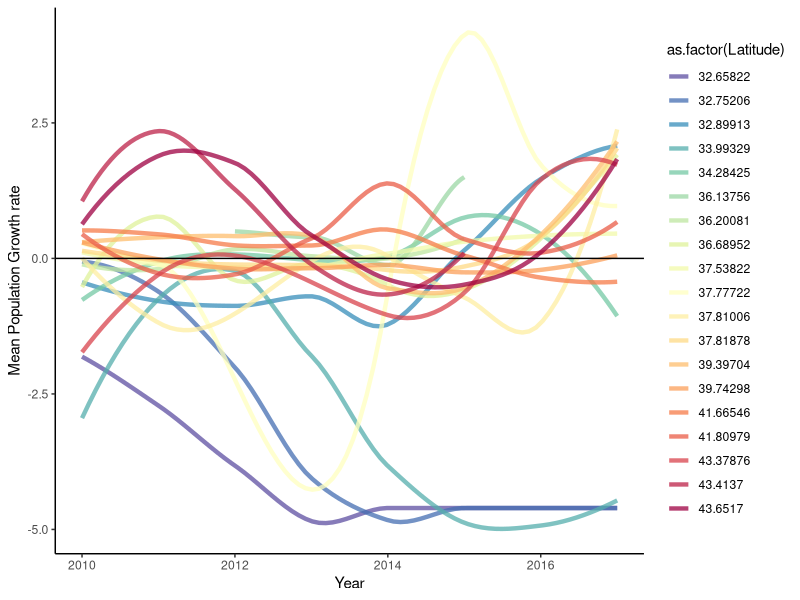

The R script that drew this image: (Note: this script raises an error after producing the figure.)
#### PROJECT: Evolutionary rescue of Mimulus cardinalis populations during extreme drought
#### PURPOSE OF THIS SCRIPT: Produce demography graphs for publication
#### AUTHOR: Amy Angert & Daniel Anstett
#### DATE LAST MODIFIED: 20251211


#*******************************************************************************
#### 0. Clean workspace and load required packages
#*******************************************************************************

# Remove objects and clear workspace
rm(list = ls(all=TRUE))

# Make vector of packages needed
packages_needed <- c("tidyverse", "RColorBrewer","cowplot")

# Install packages needed (if not already installed)
for (i in 1:length(packages_needed)){
  if(!(packages_needed[i] %in% installed.packages())){install.packages(packages_needed[i])}
}

# Load packages needed
for (i in 1:length(packages_needed)){
  library(packages_needed[i], character.only = TRUE)
}


#*******************************************************************************
### 1. Read in lambda estimates for each site and year 
#*******************************************************************************
dat <- read.csv("data/demography data/siteYear.lambda_2010-2019.csv") %>% 
  mutate(Site.Name=paste(Latitude, Site, sep="_")) %>% 
  mutate(r = log(lambda+0.01)) %>%  #add small value so lambdas=0 doesn't turn to NA)
  filter(Year!=2018) %>% 
  filter(Site!="Mill Creek")

# add color ramp column
color <- read_csv("data/genomic_data/pop_meta_data.csv") %>% 
  dplyr::select(Site, Lat.Color) %>% 
  unique()

dat <- left_join(dat, color)

dat_pre <- dat %>% filter(Year<2012)
dat_drought <- dat %>% filter(between(Year,2012,2014))
dat_recovery <- dat %>% filter(between(Year,2015,2017))
dat_post <- dat %>% filter(Year>2017)
dat_decline <- dat %>% filter(Year<2015)


#*******************************************************************************
### 1. Visualize estimates over time for all sites (Fig S1)
#*******************************************************************************



# Alternative depiction in same style as climate-year graphs
r_spag_plot<-ggplot() + 
  geom_line(stat="smooth",data=dat, aes(y=r, x=Year, group=Latitude, col=as.factor(Latitude)), alpha=0.75, linewidth = 1.5, se=FALSE) + 
  xlab("Year") + 
  ylab("Mean Population Growth rate") +
  geom_hline(yintercept=0) +
  theme_classic() +
  scale_x_continuous(breaks=c(2010,2012,2014,2016,2018))+
  scale_color_manual(values=rev(unique(dat$Lat.Color))) 
r_spag_plot
ggsave("Graphs/Demography/01_decline_recovery_spaghetti.pdf",width=6, height = 8, units = "in")

#*******************************************************************************
### 2. Visualize mean estimates over each period for all sites
#*******************************************************************************

r_means <- read.csv("data/demography data/siteYear.lambda_responses_2010-2019.csv") %>% 
  dplyr::select(Site,Paper_ID,Latitude,Longitude,Lat.Color,mean.r.pre,mean.r.drought,mean.r.recovery) %>%  
  arrange(Latitude)

r_se <- read.csv("data/demography data/siteYear.lambda_responses_2010-2019.csv") %>% 
  dplyr::select(Site,Paper_ID,Latitude,Longitude,Lat.Color,se.r.pre,se.r.drought,se.r.recovery) %>%  
  arrange(Latitude)

# pivot longer for plotting
r_means_long <- r_means %>% 
  pivot_longer(cols=mean.r.pre:mean.r.recovery, names_to="time", values_to="mean_r")
r_means_long$time <- gsub("mean.r.", "", r_means_long$time)

r_se_long <- r_se %>% 
  pivot_longer(cols=se.r.pre:se.r.recovery, names_to="time", values_to="se_r")
r_se_long$time <- gsub("se.r.", "", r_means_long$time)

r_long <- left_join(r_means_long, r_se_long) %>% 
  mutate(ymin=mean_r-se_r,
         ymax=mean_r+se_r)

# set level orders to reflect time
level_order_all = c("pre", "drought", "recovery")

# all three time periods (alternative Fig S1, option 1)
dodge <- position_dodge(width=0.2)


colours_in<-r_long %>% 
  dplyr::select(Latitude, Lat.Color) 

colours_in_to_plot<-unique(colours_in) #%>% filter(Lat.Color=="#FDB567") #remove this population because it doesn't have drought r value

#r_long_test<-r_long %>% filter(Lat.Color=="#FDB567")
ggplot(r_long, aes(x=factor(time, level=level_order_all), y=mean_r, group=Latitude, fill=as.factor(Latitude))) +
  facet_wrap(~Latitude, scale="free") +
  geom_line(aes(colour=as.factor(Latitude)), position=dodge, size=1.5) +
  geom_point(shape=21, size=3, position=dodge) +
  #geom_errorbar(aes(ymin=ymin, ymax=ymax, colour=as.factor(Latitude)), width=0.1, position=dodge) +
  scale_fill_manual(values=colours_in_to_plot$Lat.Color, 
                     labels = unique(r_long$Paper_ID) ) +
  scale_color_manual(values=colours_in_to_plot$Lat.Color, 
                    labels = unique(r_long$Paper_ID )) +
  #scale_color_manual(values=unique(r_long$Lat.Color), aesthetics=c("color", "fill")) +
  scale_y_continuous(name="Mean Population Growth Rate")+ 
  scale_x_discrete(name="Time Period", labels=c("Pre-drought", "Drought", "Recovery")) + 
  geom_hline(yintercept=0) +
  theme_classic() + theme(
    axis.text.x=element_text(size=16,face="bold"),
    axis.text.y=element_text(size=16,face="bold"),
    axis.title.x=element_text(color="black", size=20, vjust=0.5, face="bold"),
    axis.title.y=element_text(color="black", size=20,vjust=2, face="bold", hjust=0.5),
    strip.background=element_blank(), 
    strip.text.x=element_blank(),
    legend.text = element_text(size = 14),
    legend.key.size = unit(2, "lines"),
    legend.key.height = unit(1.6, "lines"), #Reduce height
    legend.title=element_blank())+
  guides(color = guide_legend(reverse = TRUE, override.aes = list(linetype = 0)),
    fill  = guide_legend(reverse = TRUE))
ggsave("Graphs/Demography/01b_decline_recovery_rmeans_faceted.pdf",width=8, height = 6.5, units = "in")

r_long <- r_long %>% mutate(time_num = ifelse(time=="pre", 1, ifelse(time=="drought", 2, 3)))

U_mod_raw_lin <- lm(mean_r ~ time_num, data=r_long)
U_mod_raw_quad <- lm(mean_r ~ poly(time_num,2), data=r_long)
AIC(U_mod_raw_lin, U_mod_raw_quad)

#Pre-drought to drought period
dodge <- position_dodge(width=0.2)
r_long_early <- r_long %>% filter(time!="recovery") %>% droplevels()
level_order_pre = c("pre", "drought")

colours_in<-r_long_early %>% 
  dplyr::select(Latitude, Lat.Color) 

colours_in_to_plot<-unique(colours_in) #%>% filter(Lat.Color!="#FDB567") #remove this population because it doesn't have drought r value


a <- ggplot(r_long_early, aes(x=factor(time, level=level_order_pre), y=mean_r, group=Latitude, fill=as.factor(Latitude))) +
  geom_point(shape=21, size=4, position=dodge) +
  geom_errorbar(aes(ymin=ymin, ymax=ymax, colour=as.factor(Latitude)), width=0.1, position=dodge) +
  geom_line(aes(colour=as.factor(Latitude)), position=dodge, size=1.5) +
  #scale_color_manual(values=colours_in_to_plot$Lat.Color, 
  #                   labels=round(colours_in_to_plot$Latitude,1),aesthetics=c("color", "fill")) +
  scale_fill_manual(values=colours_in_to_plot$Lat.Color, 
                    labels = unique(r_long_early$Paper_ID) ) +
  scale_color_manual(values=colours_in_to_plot$Lat.Color, 
                     labels = unique(r_long_early$Paper_ID )) +
  scale_y_continuous(name="Mean Population Growth Rate")+ 
  scale_x_discrete(name="Time Period", labels=c("Pre-drought", "Drought")) + 
  geom_hline(yintercept=0) +
  theme_classic() + theme(
    axis.text.x = element_text(size=16, face="bold"),
    axis.text.y = element_text(size=16, face="bold"),
    axis.title.x = element_text(color="black", size=24, vjust=0.5, face="bold"),
    axis.title.y = element_text(color="black", size=24,vjust=2, face="bold", hjust=0.5),
    strip.background=element_blank(), 
    strip.text.x=element_blank(),
    legend.title=element_blank())+
    guides(color = guide_legend(reverse = TRUE, override.aes = list(linetype = 0)),
       fill  = guide_legend(reverse = TRUE))
a
ggsave("Graphs/Demography/01c_decline.pdf",a, width=6, height = 8, units = "in")

#Drought to recovery period
r_long_late <- r_long %>% filter(time!="pre") %>% droplevels()
level_order_post = c("drought", "recovery")

colours_in<-r_long_late %>% 
  dplyr::select(Latitude, Lat.Color) 

colours_in_to_plot<-unique(colours_in) #%>% filter(Lat.Color!="#FDB567") #remove this population because it doesn't have drought r value


b <- ggplot(r_long_late, aes(x=factor(time, level=level_order_post), y=mean_r, group=Latitude, fill=as.factor(Latitude))) +
  geom_point(shape=21, size=4, position=dodge) +
  geom_line(aes(colour=as.factor(Latitude)), position=dodge, size=1.5) +
  geom_errorbar(aes(ymin=ymin, ymax=ymax, colour=as.factor(Latitude)), width=0.1, position=dodge) +
  scale_y_continuous(name="Mean Population Growth Rate")+ 
  scale_x_discrete(name="Time Period", labels=c("Drought", "Recovery")) + 
  scale_fill_manual(values=colours_in_to_plot$Lat.Color, 
                    labels = unique(r_long_early$Paper_ID) ) +
  scale_color_manual(values=colours_in_to_plot$Lat.Color, 
                     labels = unique(r_long_early$Paper_ID )) +
  geom_hline(yintercept=0) +
  theme_classic() + theme(
    axis.text.x = element_text(size=16, face="bold"),
    axis.text.y = element_text(size=16,face="bold"),
    axis.title.x = element_text(color="black", size=24, vjust=0.5, face="bold"),
    axis.title.y = element_text(color="black", size=24, vjust=2, face="bold", hjust=0.5),
    strip.background = element_blank(), 
    strip.text.x = element_blank(),
    legend.title = element_blank())+
  guides(color = guide_legend(reverse = TRUE, override.aes = list(linetype = 0)),
         fill  = guide_legend(reverse = TRUE))
b
ggsave("Graphs/Demography/01d_recovery.pdf",b, width=6, height = 8, units = "in")


# sensitivity test: remove 3 extirpated populations
r_long_late_cull <- filter(r_long_late, mean_r>-2)

colours_in<-r_long_late_cull %>% 
  dplyr::select(Latitude, Lat.Color) 

colours_in_to_plot<-unique(colours_in) #%>% filter(Lat.Color!="#FDB567") #remove this population because it doesn't have drought r value



ggplot(r_long_late_cull, aes(x=factor(time, level=level_order_post), y=mean_r, group=Latitude, fill=as.factor(Latitude))) +
  geom_point(shape=21, size=3, position=dodge) +
  geom_line(aes(colour=as.factor(Latitude)), position=dodge, size=1.5) +
  geom_errorbar(aes(ymin=ymin, ymax=ymax, colour=as.factor(Latitude)), width=0.1, position=dodge) +
  scale_y_continuous(name="Mean r")+ 
  scale_x_discrete(name="Time Period", labels=c("Drought", "Recovery")) + 
  scale_color_manual(values=colours_in_to_plot$Lat.Color, 
                     labels=round(colours_in_to_plot$Latitude,1),aesthetics=c("color", "fill")) +
  geom_hline(yintercept=0) +
  theme_classic() + theme(
    axis.text.x = element_text(face="bold"),
    axis.text.y = element_text(size=11,face="bold"),
    axis.title.x = element_text(color="black", size=20, vjust=0.5, face="bold"),
    axis.title.y = element_text(color="black", size=20, vjust=2, face="bold", hjust=0.5),
    strip.background = element_blank(), 
    strip.text.x = element_blank(),
    legend.title = element_blank()) +
  guides(color = guide_legend(override.aes = list(linetype = 0)))
ggsave("Graphs/Demography/01e_recovery_cull.pdf",width=14, height = 8, units = "in")



#*******************************************************************************
### 3. Visualize decline over time for exemplar site (Old Fig 1D)
#*******************************************************************************

#Little Jamison 
dat_little <- dat %>% 
  filter(Site=="Little Jameson Creek") %>% 
  filter(Year<2015)
plot_3 <- ggplot(dat_little, aes(x=Year, y=r)) + 
  geom_point(size=4,shape=21,fill="#9BD7A4") +
  scale_y_continuous(name="r") + 
  scale_x_continuous(name="") +
  geom_hline(yintercept=0, linetype="dotted",size=0.8) + 
  theme_classic() + 
  theme(
    axis.text.x=element_text(size=18,face="bold"),
    axis.text.y=element_text(size=18,face="bold"),
    axis.title.x=element_text(color="black", size=20, vjust=0.5, face="bold"),
    axis.title.y=element_text(color="black", size=22, vjust=2, face="bold", hjust=0.5))
plot_3
ggsave("Graphs/Demography/sites/05_little_jamison.pdf",width=5, height=4, units="in")



#*******************************************************************************
### 4. Try expressing changes normalized to starting lambda per reviewer 2
#*******************************************************************************

r_means_norm <- r_means %>% 
  mutate(delta.r.drought.norm = (mean.r.drought-mean.r.pre)/abs(mean.r.pre),
#         delta.r.recovery.norm = (mean.r.recovery-mean.r.drought)/abs(mean.r.drought),
         delta.r.recovery.norm = (mean.r.recovery-mean.r.drought)/abs(mean.r.pre),
         rel.start = mean.r.pre/mean.r.pre)
write_csv(r_means_norm, "data/demography data/site_r_means.csv")

r_means_norm_long <- r_means_norm %>% 
  pivot_longer(cols=delta.r.drought.norm:rel.start, names_to="time", values_to="mean_r_norm")

colours_in<-r_means_norm_long %>% 
  dplyr::select(Latitude, Lat.Color) 

colours_in_to_plot<-unique(colours_in) #%>% filter(Lat.Color!="#FDB567") #remove this population because it doesn't have drought r value


r_means_norm_long_drought <- r_means_norm_long %>% filter(time!="delta.r.recovery.norm") %>% droplevels()
level_order_drought = c("rel.start", "delta.r.drought.norm")
dodge <- position_dodge(width=0.2)

colours_in<-r_means_norm_long_drought %>% 
  dplyr::select(Latitude, Lat.Color) 

colours_in_to_plot<-unique(colours_in) #%>% filter(Lat.Color!="#FDB567") #remove this population because it doesn't have drought r value

level_order_all = c("rel.start", "delta.r.drought.norm", "delta.r.recovery.norm")
dodge <- position_dodge(width=0.2)

# normalized trajectories (all relative to starting lambda pre-drought) = attempt at normalized U-shape
e <- ggplot(filter(r_means_norm_long, Site!="South Fork Middle Fork Tule"), aes(x=factor(time, level=level_order_all), y=mean_r_norm, group=Latitude, fill=as.factor(Latitude))) +
  facet_wrap(~Latitude, scale="free")+
  geom_point(shape=21, size=3, position=dodge) +
  #geom_errorbar(aes(ymin=ymin, ymax=ymax, colour=as.factor(Latitude)), width=0.1, position=dodge) +
  geom_line(aes(colour=as.factor(Latitude)), position=dodge, size=1.5) +
  scale_fill_manual(values=colours_in_to_plot$Lat.Color, 
                    labels = unique(r_means_norm_long$Paper_ID) ) +
  scale_color_manual(values=colours_in_to_plot$Lat.Color, 
                     labels = unique(r_means_norm_long$Paper_ID )) +
  scale_y_continuous(name="Normalized r")+ 
  scale_x_discrete(name="Time Period", labels=c("Pre", "Drght", "Recov")) + 
  geom_hline(yintercept=1) +
  theme_classic() + theme(
    axis.text.x = element_text(face="bold"),
    axis.text.y = element_text(size=11, face="bold"),
    axis.title.x = element_text(color="black", size=20, vjust=0.5, face="bold"),
    axis.title.y = element_text(color="black", size=20,vjust=2, face="bold", hjust=0.5),
    strip.background=element_blank(), 
    strip.text.x=element_blank(),
    legend.title=element_blank())+
  guides(color = guide_legend(reverse = TRUE, override.aes = list(linetype = 0)),
         fill  = guide_legend(reverse = TRUE))
e
ggsave("Graphs/Demography/r_U_norm_faceted.pdf",width=5, height=4, units="in")

r_means_norm_long <- r_means_norm_long %>% 
  mutate(time_num = ifelse(time=="delta.r.drought.norm", 2, ifelse(time=="delta.r.recovery.norm", 3, 1)))

U_mod_norm_lin <- lm(mean_r_norm ~ time_num, data=r_means_norm_long)
summary(U_mod_lin)
U_mod_norm_quad <- lm(mean_r_norm ~ poly(time_num,2), data=r_means_norm_long)
summary(U_mod_quad)
AIC(U_mod_norm_lin, U_mod_norm_quad)

#normalized decline during drought (new Fig 1D)
c <- ggplot(r_means_norm_long_drought, aes(x=factor(time, level=level_order_drought), y=mean_r_norm, group=Latitude, fill=as.factor(Latitude))) +
  geom_point(shape=21, size=3, position=dodge) +
  #geom_errorbar(aes(ymin=ymin, ymax=ymax, colour=as.factor(Latitude)), width=0.1, position=dodge) +
  geom_line(aes(colour=as.factor(Latitude)), position=dodge, size=1.5) +
  scale_fill_manual(values=colours_in_to_plot$Lat.Color, 
                    labels = unique(r_means_norm_long_drought$Paper_ID) ) +
  scale_color_manual(values=colours_in_to_plot$Lat.Color, 
                     labels = unique(r_means_norm_long_drought$Paper_ID )) +
  scale_y_continuous(name="Normalized r")+ 
  scale_x_discrete(name="Time Period", labels=c("Pre-drought", "Drought")) + 
  geom_hline(yintercept=1) +
  theme_classic() + theme(
    axis.text.x = element_text(face="bold"),
    axis.text.y = element_text(size=11, face="bold"),
    axis.title.x = element_text(color="black", size=20, vjust=0.5, face="bold"),
    axis.title.y = element_text(color="black", size=20,vjust=2, face="bold", hjust=0.5),
    strip.background=element_blank(), 
    strip.text.x=element_blank(),
    legend.title=element_blank())+
  guides(color = guide_legend(reverse = TRUE, override.aes = list(linetype = 0)),
         fill  = guide_legend(reverse = TRUE))
c
ggsave("Graphs/Demography/r_drought_norm.pdf",width=5, height=4, units="in")


#############################################################################################################

r_means_norm_long_recovery <- r_means_norm_long %>% filter(time!="delta.r.drought.norm") %>% droplevels()
level_order_drought = c("rel.start", "delta.r.recovery.norm")
dodge <- position_dodge(width=0.2)

colours_in<-r_means_norm_long_recovery %>% 
  dplyr::select(Latitude, Lat.Color) 

colours_in_to_plot<-unique(colours_in) #%>% filter(Lat.Color!="#FDB567") #remove this population because it doesn't have drought r value

d <- ggplot(r_means_norm_long_recovery, aes(x=factor(time, level=level_order_drought), y=mean_r_norm, group=Latitude, fill=as.factor(Latitude))) +
  geom_point(shape=21, size=3, position=dodge) +
  #geom_errorbar(aes(ymin=ymin, ymax=ymax, colour=as.factor(Latitude)), width=0.1, position=dodge) +
  geom_line(aes(colour=as.factor(Latitude)), position=dodge, size=1.5) +
  scale_fill_manual(values=colours_in_to_plot$Lat.Color, 
                    labels = unique(r_means_norm_long_recovery$Paper_ID) ) +
  scale_color_manual(values=colours_in_to_plot$Lat.Color, 
                     labels = unique(r_means_norm_long_recovery$Paper_ID )) +
  #scale_fill_manual(name = "Latitude (°N)",labels=round(r_means_norm_long_recovery$Latitude,1),
  #                  values=as.character(r_means_norm_long_recovery$Lat.Color)) +
  scale_y_continuous(name="Normalized r")+ 
  scale_x_discrete(name="Time Period", labels=c("Drought", "Recovery")) + 
  geom_hline(yintercept=1) +
  theme_classic() + theme(
    axis.text.x = element_text(face="bold"),
    axis.text.y = element_text(size=11, face="bold"),
    axis.title.x = element_text(color="black", size=20, vjust=0.5, face="bold"),
    axis.title.y = element_text(color="black", size=20,vjust=2, face="bold", hjust=0.5),
    strip.background=element_blank(), 
    strip.text.x=element_blank(),
    legend.title=element_blank())+
  guides(color = guide_legend(reverse = TRUE, override.aes = list(linetype = 0)),
         fill  = guide_legend(reverse = TRUE))
d

# New Fig S1, option 2
plot_grid(a, b, c, d, labels = c("A", "B", "C", "D"), label_size = 16,nrow=2)
ggsave("Graphs/Demography/r_means_4panel.pdf",width=10, height=10, units="in")
